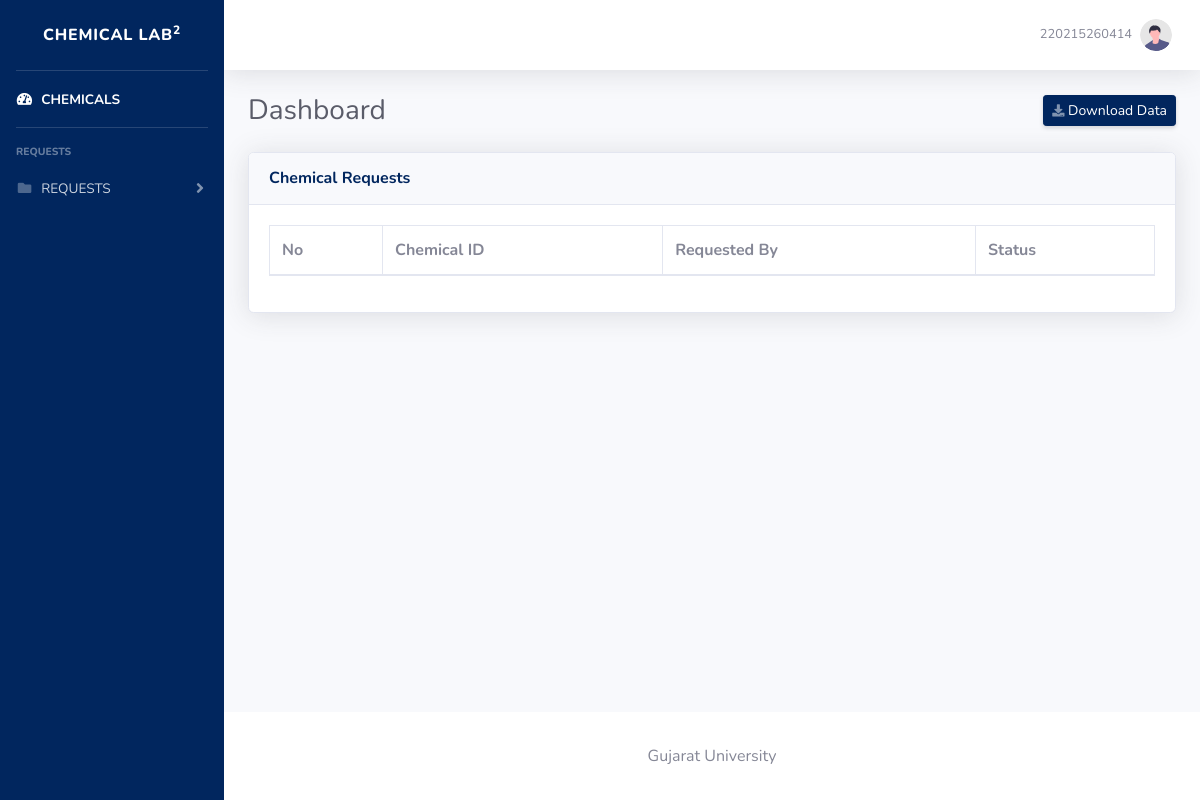
The page /hod/purchase_chemical.php (signed in) on the database as committed earlier.
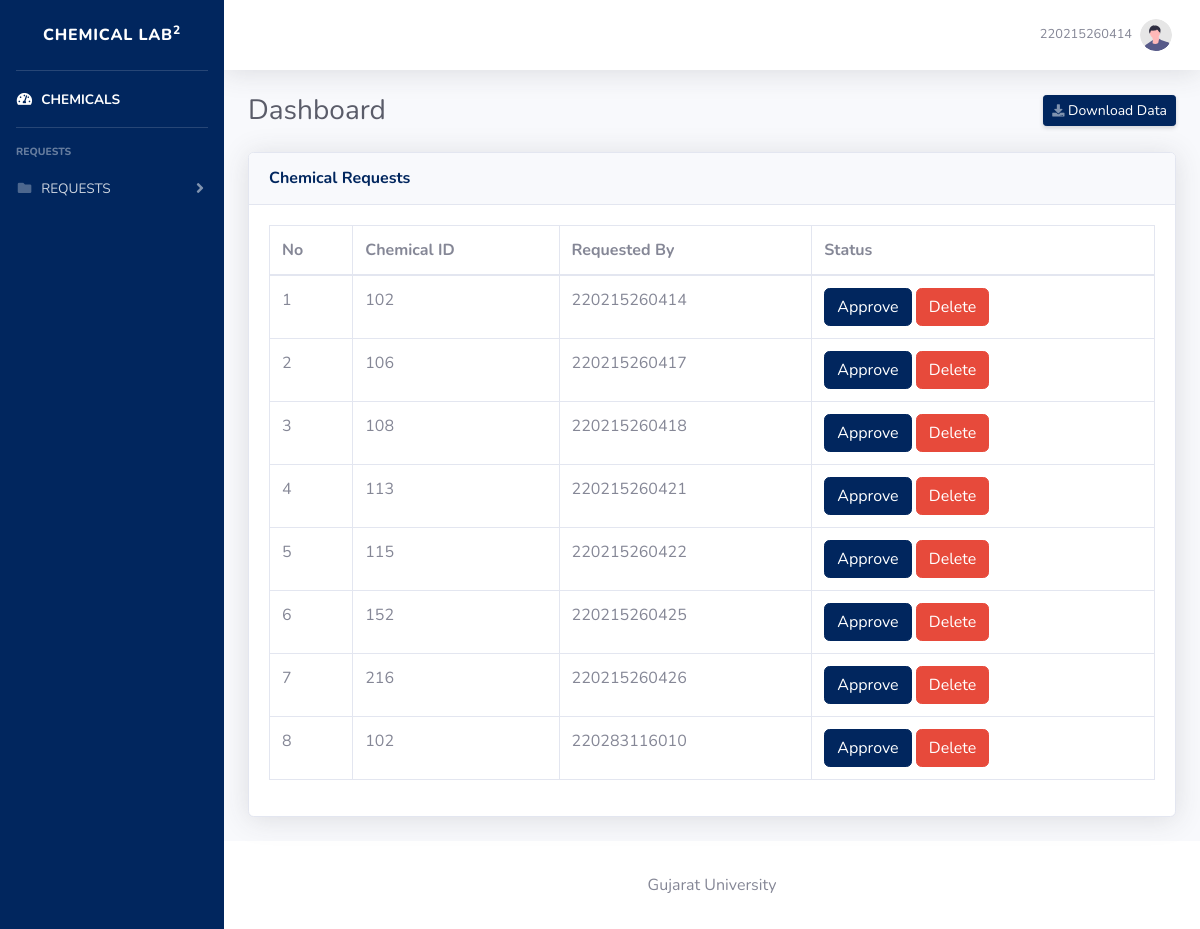
The same page on the database as committed later.
### tables this page shows
CREATE TABLE `tbl_request` (
  `request_id` int(11) NOT NULL,
  `chem_id` varchar(3) NOT NULL,
  `requested_by` varchar(12) NOT NULL,
  `lab_head_status` varchar(2) NOT NULL,
  `hod_status` varchar(2) NOT NULL
);

### hod/purchase_chemical.php (the view, shortened to what this page needs)
<?php
$username = $_SESSION["username"];
require '../php_files/connection.php';
$sql = "SELECT * FROM tbl_request WHERE hod_status = '0'";
$result = mysqli_query($conn, $sql);
$chemicals = [];
while ($row = mysqli_fetch_assoc($result)) {
    $chemicals[] = $row;
}
$count = 1;
?>
<!DOCTYPE html>
<html lang="en">
<head>
    <link href="../vendor/fontawesome-free/css/all.min.css" rel="stylesheet" type="text/css">
    <link href="../css/sb-admin-2.min.css" rel="stylesheet">
</head>
<body id="page-top">
    <div id="wrapper">
        <ul class="navbar-nav bg-gradient-primary sidebar sidebar-dark accordion" id="accordionSidebar">
            <a class="sidebar-brand d-flex align-items-center justify-content-center" href="hod_dashboard.php">
                <div class="sidebar-brand-text mx-3">CHEMICAL LAB<sup>2</sup></div>
            </a>
            <hr class="sidebar-divider my-0">
            <li class="nav-item active">
                <a class="nav-link" href="hod_dashboard.php">
                    <i class="fas fa-fw fa-tachometer-alt"></i>
                    <span>CHEMICALS</span></a>
            </li>
            <hr class="sidebar-divider">
            <div class="sidebar-heading">
                Requests
            </div>
            <li class="nav-item">
                <a class="nav-link collapsed" href="#" data-toggle="collapse" data-target="#collapsePages"
                    aria-expanded="true" aria-controls="collapsePages">
                    <i class="fas fa-fw fa-folder"></i>
                    <span>REQUESTS</span>
                </a>
            </li>
        </ul>
        <div id="content-wrapper" class="d-flex flex-column">
            <div id="content">
                <nav class="navbar navbar-expand navbar-light bg-white topbar mb-4 static-top shadow">
                    <ul class="navbar-nav ml-auto">
                        <li class="nav-item dropdown no-arrow">
                            <a class="nav-link dropdown-toggle" href="#" id="userDropdown" role="button"
                                data-toggle="dropdown" aria-haspopup="true" aria-expanded="false">
                                <span class="mr-2 d-none d-lg-inline text-gray-600 small"><?php echo $username; ?></span>
                                <img class="img-profile rounded-circle" src="../img/undraw_profile.svg">
                            </a>
                        </li>
                    </ul>
                </nav>
                <div class="container-fluid">
                    <div class="d-sm-flex align-items-center justify-content-between mb-4">
                        <h1 class="h3 mb-0 text-gray-800">Dashboard</h1>
                        <a href="#" class="d-none d-sm-inline-block btn btn-sm btn-primary shadow-sm"><i
                                class="fas fa-download fa-sm text-white-50"></i> Download Data</a>
                    </div>
                    <div class="card shadow mb-4">
                        <div class="card-header py-3">
                            <h6 class="m-0 font-weight-bold text-primary">Chemical Requests</h6>
                        </div>
                        <div class="card-body">
                            <div class="table-responsive">
                            <table class="table table-bordered" id="dataTable" width="100%" cellspacing="0">
                                <thead>
                                    <tr>
                                        <th>No</th>
                                        <th>Chemical ID</th>
                                        <th>Requested By</th>
                                        <th>Status</th>
                                    </tr>
                                </thead>
                                <tbody>
                                    <?php foreach ($chemicals as $chemical) : ?>
                                        <tr>
                                            <td><?php echo $count++; ?></td>
                                            <td><?php echo $chemical['chem_id']; ?></td>
                                            <td><?php echo $chemical['requested_by']; ?></td>
                                            <td>
                                            <form action="" method="post">
                                                <button type="submit" name="approve" class="btn btn-primary">Approve</button>
                                                <button type="submit" name="decline" class="btn btn-danger">Delete</button>
                                            </form>
                                            </td>
                                        </tr>
                                    <?php endforeach; ?>
                                </tbody>
                            </table>
                            </div>
                        </div>
                    </div>
                </div>
            </div>
            <footer class="sticky-footer bg-white">
                <div class="container my-auto">
                    <div class="text-center">
                        <span>Gujarat University</span>
                    </div>
                </div>
            </footer>
        </div>
    </div>
</body>
</html>

Rows that differ between the two databases and show on the page:
added tbl_request: chem "102", requested_by "220215260414"
added tbl_request: chem "106", requested_by "220215260417"
added tbl_request: chem "108", requested_by "220215260418"
added tbl_request: chem "113", requested_by "220215260421"
added tbl_request: chem "115", requested_by "220215260422"
added tbl_request: chem "152", requested_by "220215260425"
added tbl_request: chem "216", requested_by "220215260426"
added tbl_request: chem "102", requested_by "220283116010"
